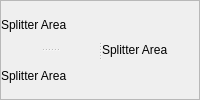
               <widget class="QFrame" name="frame">
                <property name="sizePolicy">
                 <sizepolicy hsizetype="Expanding" vsizetype="Expanding">
                  <horstretch>0</horstretch>
                  <verstretch>0</verstretch>
                 </sizepolicy>
                </property>
                <property name="minimumSize">
                 <size>
                  <width>0</width>
                  <height>70</height>
                 </size>
                </property>
                <property name="frameShape">
                 <enum>QFrame::StyledPanel</enum>
                </property>
                <property name="frameShadow">
                 <enum>QFrame::Raised</enum>
                </property>
                <layout class="QGridLayout" name="gridLayout_45">
                 <property name="horizontalSpacing">
                  <number>0</number>
                 </property>
                 <property name="margin">
                  <number>0</number>
                 </property>
                 <item row="0" column="0">
                  <widget class="QSplitter" name="splitter_4">
                   <property name="sizePolicy">
                    <sizepolicy hsizetype="Expanding" vsizetype="Expanding">
                     <horstretch>0</horstretch>
                     <verstretch>0</verstretch>
                    </sizepolicy>
                   </property>
                   <property name="orientation">
                    <enum>Qt::Horizontal</enum>
                   </property>
                   <widget class="QSplitter" name="splitter_3">
                    <property name="sizePolicy">
                     <sizepolicy hsizetype="Expanding" vsizetype="Expanding">
                      <horstretch>0</horstretch>
                      <verstretch>0</verstretch>
                     </sizepolicy>
                    </property>
                    <property name="orientation">
                     <enum>Qt::Vertical</enum>
                    </property>
                    <widget class="QWidget" name="widget" native="true">
                     <property name="sizePolicy">
                      <sizepolicy hsizetype="Expanding" vsizetype="Expanding">
                       <horstretch>0</horstretch>
                       <verstretch>0</verstretch>
                      </sizepolicy>
                     </property>
                     <layout class="QGridLayout" name="gridLayout_47">
                      <property name="margin">
                       <number>0</number>
                      </property>
                      <item row="0" column="0">
                       <widget class="QLabel" name="label_3">
                        <property name="sizePolicy">
                         <sizepolicy hsizetype="Expanding" vsizetype="Expanding">
                          <horstretch>0</horstretch>
                          <verstretch>0</verstretch>
                         </sizepolicy>
                        </property>
                        <property name="text">
                         <string>Splitter Area</string>
                        </property>
                       </widget>
                      </item>
                     </layout>
                    </widget>
                    <widget class="QWidget" name="widget_2" native="true">
                     <property name="sizePolicy">
                      <sizepolicy hsizetype="Expanding" vsizetype="Expanding">
                       <horstretch>0</horstretch>
                       <verstretch>0</verstretch>
                      </sizepolicy>
                     </property>
                     <layout class="QGridLayout" name="gridLayout_48">
                      <property name="margin">
                       <number>0</number>
                      </property>
                      <item row="0" column="0">
                       <widget class="QLabel" name="label_4">
                        <property name="sizePolicy">
                         <sizepolicy hsizetype="Expanding" vsizetype="Expanding">
                          <horstretch>0</horstretch>
                          <verstretch>0</verstretch>
                         </sizepolicy>
                        </property>
                        <property name="text">
                         <string>Splitter Area</string>
                        </property>
                       </widget>
                      </item>
                     </layout>
                    </widget>
                   </widget>
                   <widget class="QWidget" name="widget_3" native="true">
                    <property name="sizePolicy">
                     <sizepolicy hsizetype="Expanding" vsizetype="Expanding">
                      <horstretch>0</horstretch>
                      <verstretch>0</verstretch>
                     </sizepolicy>
                    </property>
                    <layout class="QGridLayout" name="gridLayout_46">
                     <property name="margin">
                      <number>0</number>
                     </property>
                     <item row="0" column="0">
                      <widget class="QLabel" name="label_6">
                       <property name="sizePolicy">
                        <sizepolicy hsizetype="Expanding" vsizetype="Expanding">
                         <horstretch>0</horstretch>
                         <verstretch>0</verstretch>
                        </sizepolicy>
                       </property>
                       <property name="text">
                        <string>Splitter Area</string>
                       </property>
                      </widget>
                     </item>
                    </layout>
                   </widget>
                  </widget>
                 </item>
                </layout>
               </widget>
